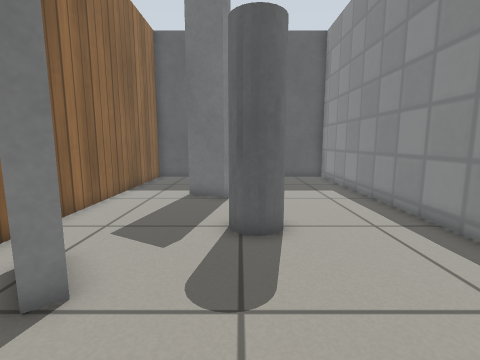
view 1 (above)

12 first-person views from a walk through a Gazebo world. The camera is 0.61 m above the floor, tilts 8° down and sees 85° across. The floor is counted in squares, 0.25 m on a side. Each view is taken from the middle of a square. On the plan, view 1 faces up. The plan holds only what a view shows up to about 17 squares ahead; the rest is blank. Simple patterns stand in for the simulator's built-in surfaces.

view 2
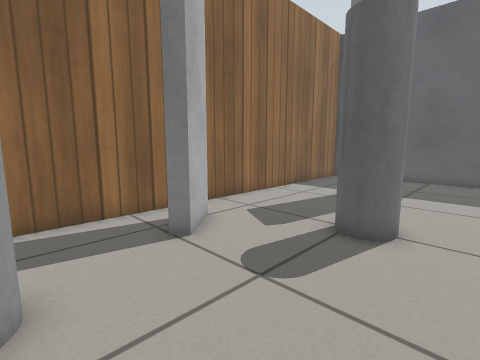

view 3
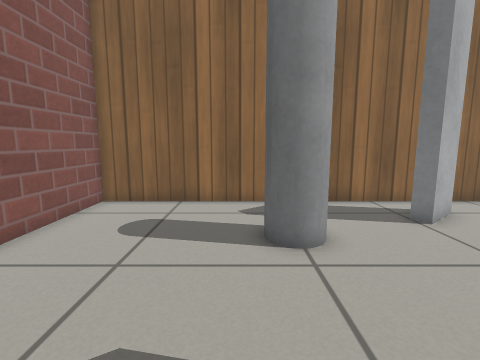

view 4
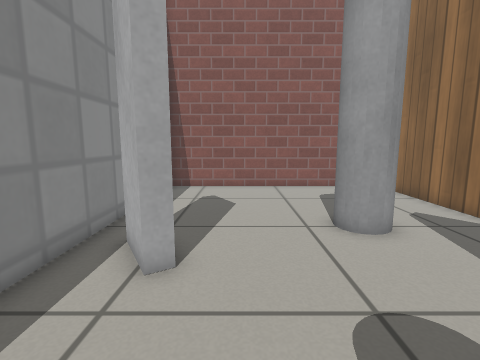

view 5
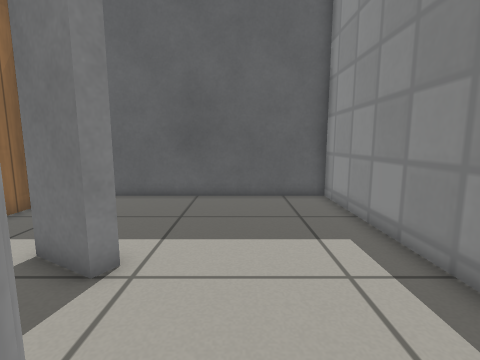

view 6
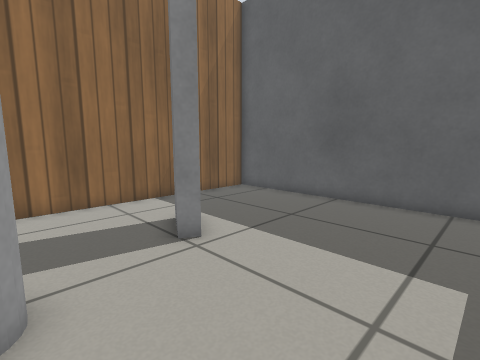

view 7
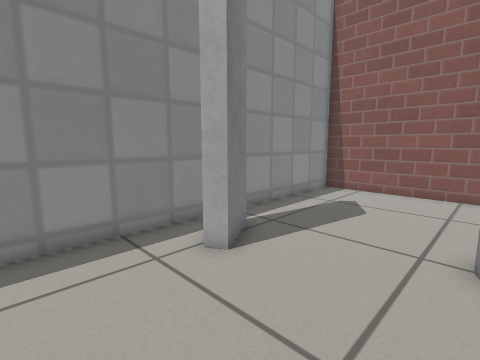

view 8
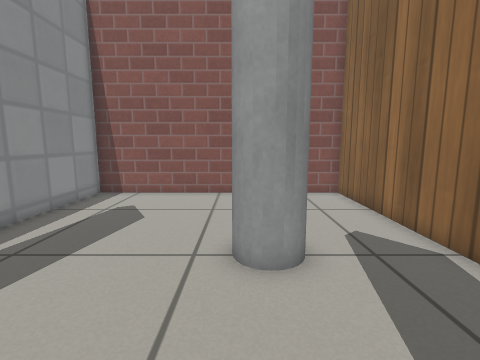

view 9
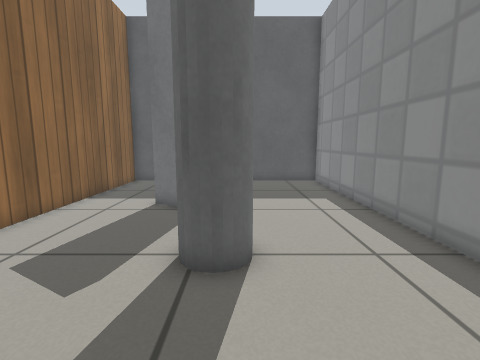

view 10
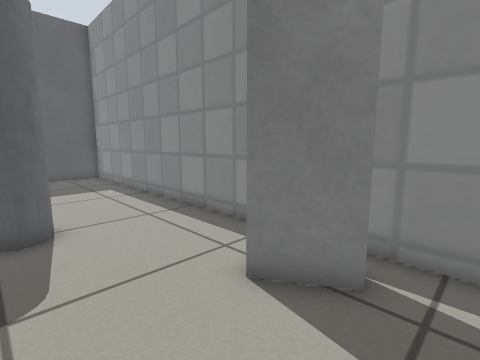

view 11
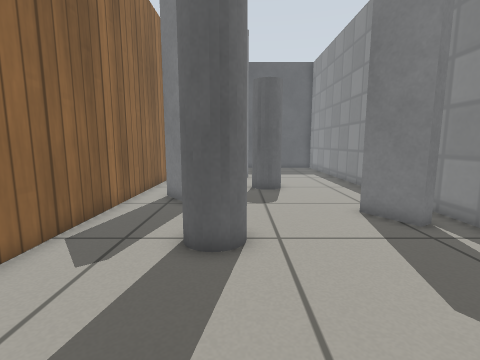

view 12
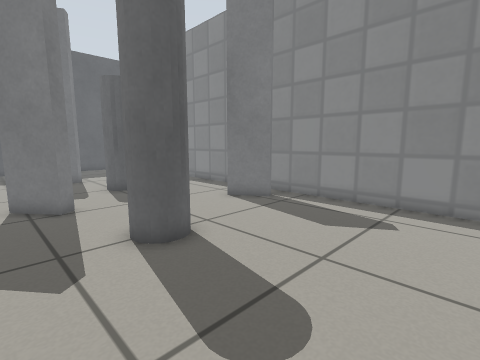

### Floor plan
Points are (right, up) in squares from view 1. A wall is a line through its corners. A room is listed if a view was taken in it or the views show most of it. See-through windows are left out.
Room 1 (views 1, 2, 3, 4, 5, 6, 7, 8, 9, 10, 11, 12)
walls: (-4, 5.5) (-2.7, 3.8) (-3.1, 3.5) (-4.4, 5); (3.3, 2.1) (3.8, 2.4) (4.8, 0.7) (4.3, 0.4) (3.3, 2.1); (-0.4, 12) (-0.7, 11.4) (-2.5, 12.5); (-5.9, 19) (-5.9, -7.8) (5.9, -7.8) (5.9, 19) (-5.9, 19)
ways out: gap at (5, 1)
objects: grey pole (-2, -1) to (-1, 0); grey pole (0, 7) to (1, 8)

Positions as (right, up) in squares from view 1, and headings:
1: (0, 0), facing up
2: (3, 0), facing up-left
3: (5, -2), facing left
4: (2, 7), facing down
5: (2, 7), facing up
6: (5, 8), facing up-left
7: (-1, 6), facing down-right
8: (-1, 5), facing down
9: (1, 2), facing up
10: (0, -1), facing up-right
11: (-1, -7), facing up
12: (-5, -7), facing up-right
